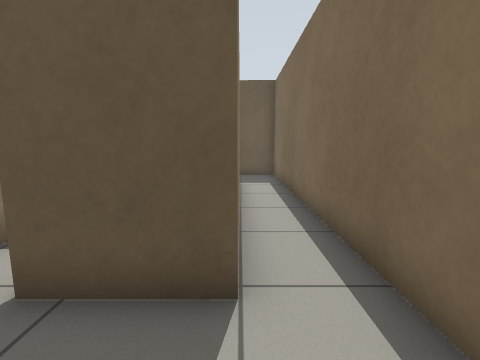
View 1 (above)

14 first-person views from a walk through a robot-simulator world made for Gazebo. The camera is 0.87 m above the floor, tilts 8° down and sees 85° across. The floor is counted in squares, 0.5 m on a side. Each view is taken from the middle of a square. On the plan, view 1 faces up. The plan holds only what a view shows up to about 15 squares ahead; the rest is blank.

View 2
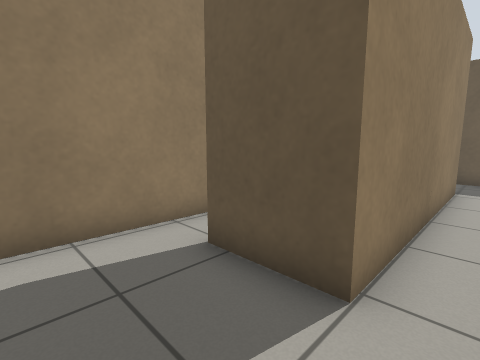

View 3
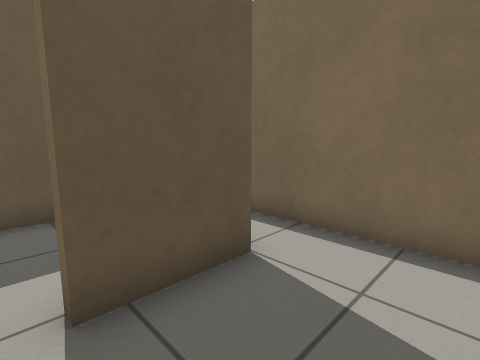

View 4
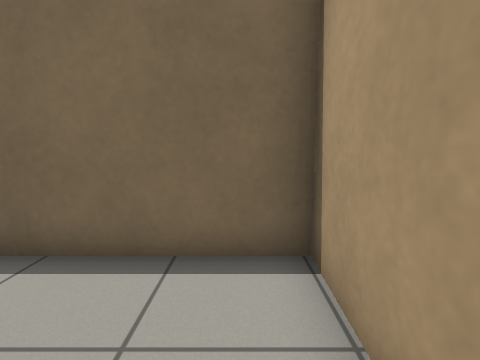

View 5
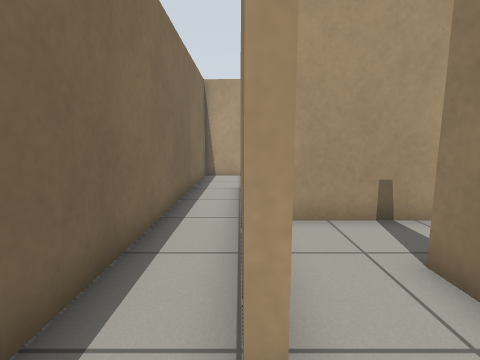

View 6
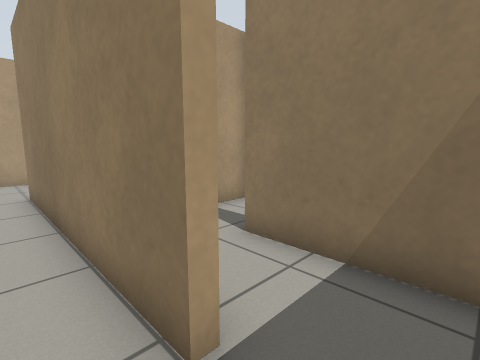

View 7
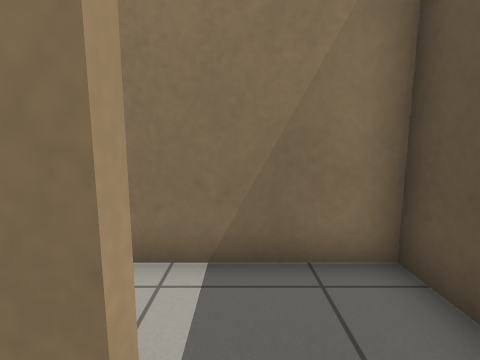

View 8
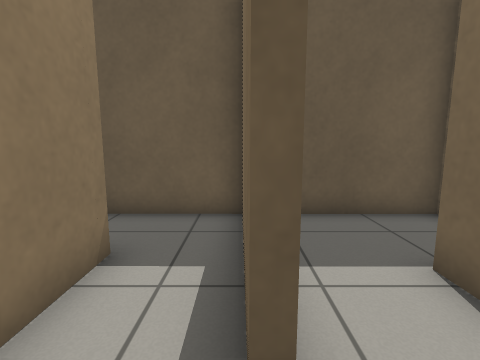

View 9
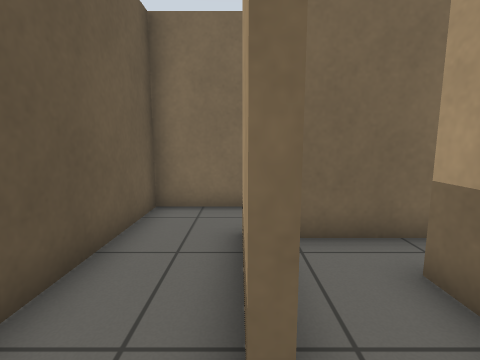

View 10
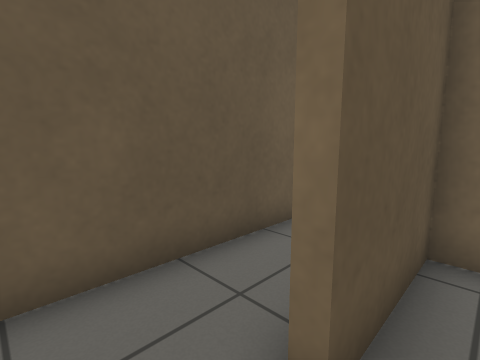

View 11
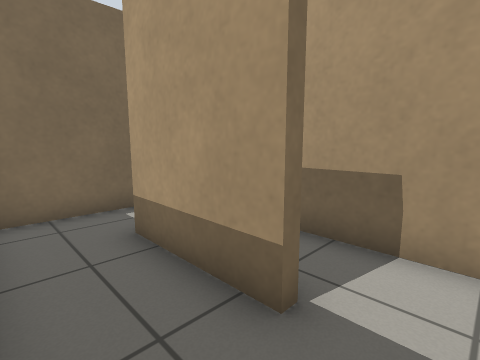

View 12
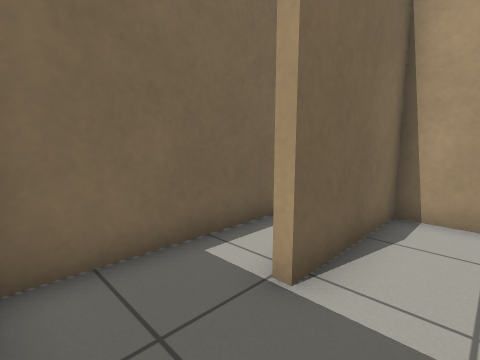

View 13
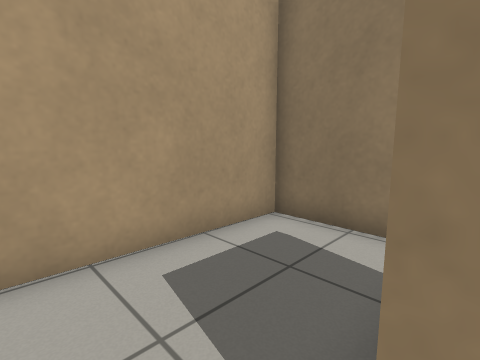

View 14
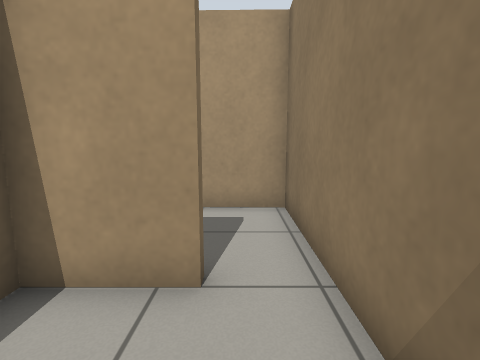

### Floor plan
Ten units are one square. View 1 is at (0, 0); x grows to the right and y downward. Boxes are objects, and circles mark ways between rooms. Rooms are numbered by the first view taken in them; rooms with no view inside come last. Other rooms are left out.
<svg viewBox="-106 -148 130 164">
<path fill="none" stroke="#000" d="M-42 -34 -42 10 19 11 19 -143 -6 -143M0 -115 0 -27 -25 -27 -25 -30M-86 -120 -51 -120 -51 -100M-29 -94 -29 -143 -101 -143M-50 -72 -25 -72M-100 -96 -66 -96M-64 -117 -86 -117M-6 -143 -26 -143 -26 -116M-19 -69 -29 -69M-25 -30 -3 -30M-42 -49 -42 -34M-26 -116 -26 -94M-25 -72 -3 -72 -3 -115M-54 -95 -54 -117 -64 -117"/>
<circle cx="0" cy="-130" r="3" fill="#2a7"/>
<circle cx="-30" cy="-30" r="3" fill="#2a7"/>
<circle cx="-95" cy="-120" r="3" fill="#2a7"/>
<circle cx="-30" cy="-85" r="3" fill="#2a7"/>
<circle cx="-75" cy="-105" r="3" fill="#2a7"/>
<circle cx="-15" cy="-105" r="3" fill="#2a7"/>
<text x="10" y="-50">1</text>
<text x="-60" y="-130">2</text>
<text x="-90" y="-110">3</text>
<text x="-20" y="-130">4</text>
<text x="-20" y="-50">5</text>
<text x="-20" y="-100">6</text>
<text x="-60" y="-110">7</text>
</svg>
Room 1 opens to room 4. Room 1 opens to room 5. Room 2 opens to room 3. Room 2 opens to room 6. Room 3 opens to room 7. Room 4 opens to room 6.

Where each view was taken, in squares from view 1:
view 1: 0 up, 0 right, facing up
view 2: 0 up, 1 right, facing up-left
view 3: 0 up, 3 left, facing up-right
view 4: 0 up, 2 left, facing right
view 5: 13 up, 0 right, facing down
view 6: 13 up, 1 right, facing down-left
view 7: 12 up, 1 right, facing left
view 8: 8 up, 3 left, facing up
view 9: 12 up, 10 left, facing right
view 10: 11 up, 10 left, facing up-right
view 11: 14 up, 10 left, facing down-right
view 12: 14 up, 2 left, facing down-right
view 13: 3 up, 1 right, facing down-left
view 14: 6 up, 3 left, facing down
